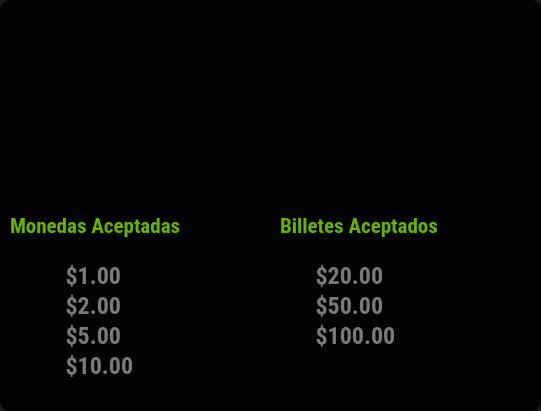
    <widget class="QGroupBox" name="groupBox_131">
     <property name="geometry">
      <rect>
       <x>10</x>
       <y>560</y>
       <width>541</width>
       <height>411</height>
      </rect>
     </property>
     <property name="styleSheet">
      <string notr="true">background-color: rgba(0, 0, 0, 90%);
border-radius:10%;</string>
     </property>
     <property name="title">
      <string/>
     </property>
     <widget class="QLabel" name="label_82">
      <property name="geometry">
       <rect>
        <x>60</x>
        <y>30</y>
        <width>201</width>
        <height>41</height>
       </rect>
      </property>
      <property name="font">
       <font>
        <family>Roboto Condensed</family>
        <pointsize>16</pointsize>
        <weight>50</weight>
        <italic>false</italic>
        <bold>false</bold>
       </font>
      </property>
      <property name="styleSheet">
       <string notr="true">background-color:transparent;
color:white</string>
      </property>
      <property name="lineWidth">
       <number>3</number>
      </property>
      <property name="text">
       <string/>
      </property>
     </widget>
     <widget class="QLabel" name="label_52">
      <property name="geometry">
       <rect>
        <x>320</x>
        <y>20</y>
        <width>211</width>
        <height>41</height>
       </rect>
      </property>
      <property name="font">
       <font>
        <family>Roboto Condensed</family>
        <pointsize>16</pointsize>
        <weight>50</weight>
        <italic>false</italic>
        <bold>false</bold>
       </font>
      </property>
      <property name="styleSheet">
       <string notr="true">background-color:transparent;
color:white</string>
      </property>
      <property name="lineWidth">
       <number>3</number>
      </property>
      <property name="text">
       <string/>
      </property>
     </widget>
     <widget class="QLabel" name="label_80">
      <property name="geometry">
       <rect>
        <x>280</x>
        <y>210</y>
        <width>231</width>
        <height>31</height>
       </rect>
      </property>
      <property name="font">
       <font>
        <family>Roboto Condensed</family>
        <pointsize>16</pointsize>
        <weight>75</weight>
        <italic>false</italic>
        <bold>true</bold>
       </font>
      </property>
      <property name="styleSheet">
       <string notr="true">background-color:transparent;
color:rgb(101, 179, 0)</string>
      </property>
      <property name="lineWidth">
       <number>3</number>
      </property>
      <property name="text">
       <string>Billetes Aceptados</string>
      </property>
     </widget>
     <widget class="QLabel" name="label_152">
      <property name="geometry">
       <rect>
        <x>10</x>
        <y>210</y>
        <width>241</width>
        <height>31</height>
       </rect>
      </property>
      <property name="font">
       <font>
        <family>Roboto Condensed</family>
        <pointsize>16</pointsize>
        <weight>75</weight>
        <italic>false</italic>
        <bold>true</bold>
       </font>
      </property>
      <property name="styleSheet">
       <string notr="true">background-color:transparent;
color:rgb(101, 179, 0)</string>
      </property>
      <property name="lineWidth">
       <number>3</number>
      </property>
      <property name="text">
       <string>Monedas Aceptadas </string>
      </property>
     </widget>
     <widget class="QLabel" name="label_153">
      <property name="geometry">
       <rect>
        <x>60</x>
        <y>250</y>
        <width>111</width>
        <height>51</height>
       </rect>
      </property>
      <property name="font">
       <font>
        <family>Roboto Condensed</family>
        <pointsize>18</pointsize>
        <weight>75</weight>
        <italic>false</italic>
        <bold>true</bold>
       </font>
      </property>
      <property name="styleSheet">
       <string notr="true">background-color:transparent;
color:rgb(122, 122, 122)</string>
      </property>
      <property name="lineWidth">
       <number>3</number>
      </property>
      <property name="text">
       <string> $1.00 </string>
      </property>
     </widget>
     <widget class="QLabel" name="label_154">
      <property name="geometry">
       <rect>
        <x>60</x>
        <y>280</y>
        <width>111</width>
        <height>51</height>
       </rect>
      </property>
      <property name="font">
       <font>
        <family>Roboto Condensed</family>
        <pointsize>18</pointsize>
        <weight>75</weight>
        <italic>false</italic>
        <bold>true</bold>
       </font>
      </property>
      <property name="styleSheet">
       <string notr="true">background-color:transparent;
color:rgb(122, 122, 122)</string>
      </property>
      <property name="lineWidth">
       <number>3</number>
      </property>
      <property name="text">
       <string> $2.00 </string>
      </property>
     </widget>
     <widget class="QLabel" name="label_155">
      <property name="geometry">
       <rect>
        <x>60</x>
        <y>310</y>
        <width>111</width>
        <height>51</height>
       </rect>
      </property>
      <property name="font">
       <font>
        <family>Roboto Condensed</family>
        <pointsize>18</pointsize>
        <weight>75</weight>
        <italic>false</italic>
        <bold>true</bold>
       </font>
      </property>
      <property name="styleSheet">
       <string notr="true">background-color:transparent;
color:rgb(122, 122, 122)</string>
      </property>
      <property name="lineWidth">
       <number>3</number>
      </property>
      <property name="text">
       <string> $5.00 </string>
      </property>
     </widget>
     <widget class="QLabel" name="label_156">
      <property name="geometry">
       <rect>
        <x>60</x>
        <y>340</y>
        <width>111</width>
        <height>51</height>
       </rect>
      </property>
      <property name="font">
       <font>
        <family>Roboto Condensed</family>
        <pointsize>18</pointsize>
        <weight>75</weight>
        <italic>false</italic>
        <bold>true</bold>
       </font>
      </property>
      <property name="styleSheet">
       <string notr="true">background-color:transparent;
color:rgb(122, 122, 122)</string>
      </property>
      <property name="lineWidth">
       <number>3</number>
      </property>
      <property name="text">
       <string> $10.00 </string>
      </property>
     </widget>
     <widget class="QLabel" name="label_157">
      <property name="geometry">
       <rect>
        <x>310</x>
        <y>280</y>
        <width>111</width>
        <height>51</height>
       </rect>
      </property>
      <property name="font">
       <font>
        <family>Roboto Condensed</family>
        <pointsize>18</pointsize>
        <weight>75</weight>
        <italic>false</italic>
        <bold>true</bold>
       </font>
      </property>
      <property name="styleSheet">
       <string notr="true">background-color:transparent;
color:rgb(122, 122, 122)</string>
      </property>
      <property name="lineWidth">
       <number>3</number>
      </property>
      <property name="text">
       <string> $50.00 </string>
      </property>
     </widget>
     <widget class="QLabel" name="label_159">
      <property name="geometry">
       <rect>
        <x>310</x>
        <y>250</y>
        <width>111</width>
        <height>51</height>
       </rect>
      </property>
      <property name="font">
       <font>
        <family>Roboto Condensed</family>
        <pointsize>18</pointsize>
        <weight>75</weight>
        <italic>false</italic>
        <bold>true</bold>
       </font>
      </property>
      <property name="styleSheet">
       <string notr="true">background-color:transparent;
color:rgb(122, 122, 122)</string>
      </property>
      <property name="lineWidth">
       <number>3</number>
      </property>
      <property name="text">
       <string> $20.00 </string>
      </property>
     </widget>
     <widget class="QLabel" name="label_160">
      <property name="geometry">
       <rect>
        <x>310</x>
        <y>310</y>
        <width>151</width>
        <height>51</height>
       </rect>
      </property>
      <property name="font">
       <font>
        <family>Roboto Condensed</family>
        <pointsize>18</pointsize>
        <weight>75</weight>
        <italic>false</italic>
        <bold>true</bold>
       </font>
      </property>
      <property name="styleSheet">
       <string notr="true">background-color:transparent;
color:rgb(122, 122, 122)</string>
      </property>
      <property name="lineWidth">
       <number>3</number>
      </property>
      <property name="text">
       <string> $100.00 </string>
      </property>
     </widget>
     <widget class="QLabel" name="label_83">
      <property name="geometry">
       <rect>
        <x>330</x>
        <y>70</y>
        <width>91</width>
        <height>101</height>
       </rect>
      </property>
      <property name="font">
       <font>
        <family>Sans Serif</family>
        <pointsize>8</pointsize>
        <weight>75</weight>
        <bold>true</bold>
       </font>
      </property>
      <property name="styleSheet">
       <string notr="true">background-color:transparent;
color:white</string>
      </property>
      <property name="frameShape">
       <enum>QFrame::NoFrame</enum>
      </property>
      <property name="frameShadow">
       <enum>QFrame::Sunken</enum>
      </property>
      <property name="lineWidth">
       <number>3</number>
      </property>
      <property name="text">
       <string/>
      </property>
      <property name="textFormat">
       <enum>Qt::PlainText</enum>
      </property>
      <property name="pixmap">
       <pixmap>iconos/dollar-paper-bills-stack.png</pixmap>
      </property>
      <property name="scaledContents">
       <bool>true</bool>
      </property>
     </widget>
     <widget class="QLabel" name="label_85">
      <property name="geometry">
       <rect>
        <x>60</x>
        <y>80</y>
        <width>101</width>
        <height>91</height>
       </rect>
      </property>
      <property name="font">
       <font>
        <family>Sans Serif</family>
        <pointsize>8</pointsize>
        <weight>75</weight>
        <bold>true</bold>
       </font>
      </property>
      <property name="styleSheet">
       <string notr="true">background-color:transparent;
color:white</string>
      </property>
      <property name="frameShape">
       <enum>QFrame::NoFrame</enum>
      </property>
      <property name="frameShadow">
       <enum>QFrame::Sunken</enum>
      </property>
      <property name="lineWidth">
       <number>3</number>
      </property>
      <property name="text">
       <string/>
      </property>
      <property name="textFormat">
       <enum>Qt::PlainText</enum>
      </property>
      <property name="pixmap">
       <pixmap>iconos/co44.png</pixmap>
      </property>
      <property name="scaledContents">
       <bool>true</bool>
      </property>
     </widget>
    </widget>
